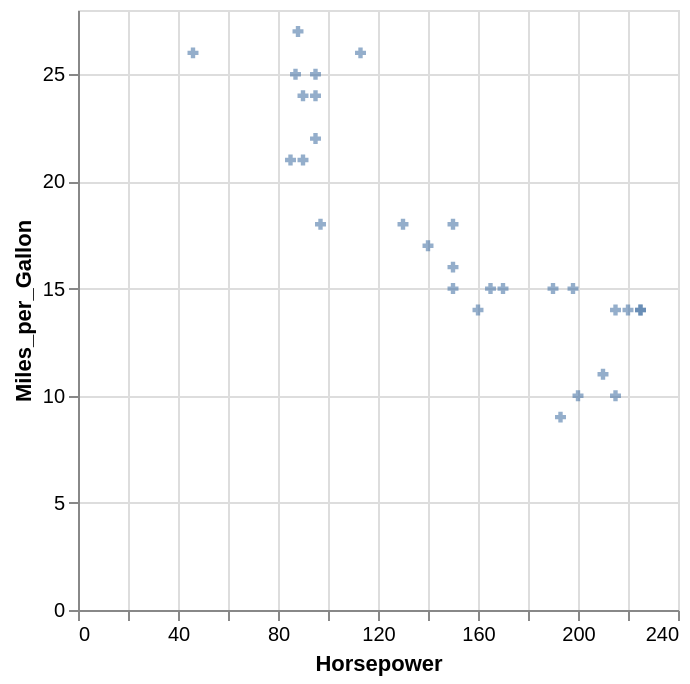

Specify this chart in Vega-Lite:
### Vega-Lite specification from a JSON file in a GitHub repository (floating-point values rounded to 4 significant figures; data arrays with more than 128 entries replaced by an {"elided": "..."} marker saying what was removed)
{"$schema": "https://vega.github.io/schema/vega-lite/v5.json", "data": {"values": {"elided": "406 records"}}, "description": "cross-filled", "encoding": {"opacity": {"value": 0.6}, "x": {"field": "Horsepower", "type": "quantitative"}, "y": {"field": "Miles_per_Gallon", "type": "quantitative"}}, "mark": {"filled": true, "shape": "cross", "type": "point"}, "transform": [{"as": "YearOfManufacture", "calculate": "year(datum.Year)"}, {"filter": "datum.YearOfManufacture == 1970"}]}
